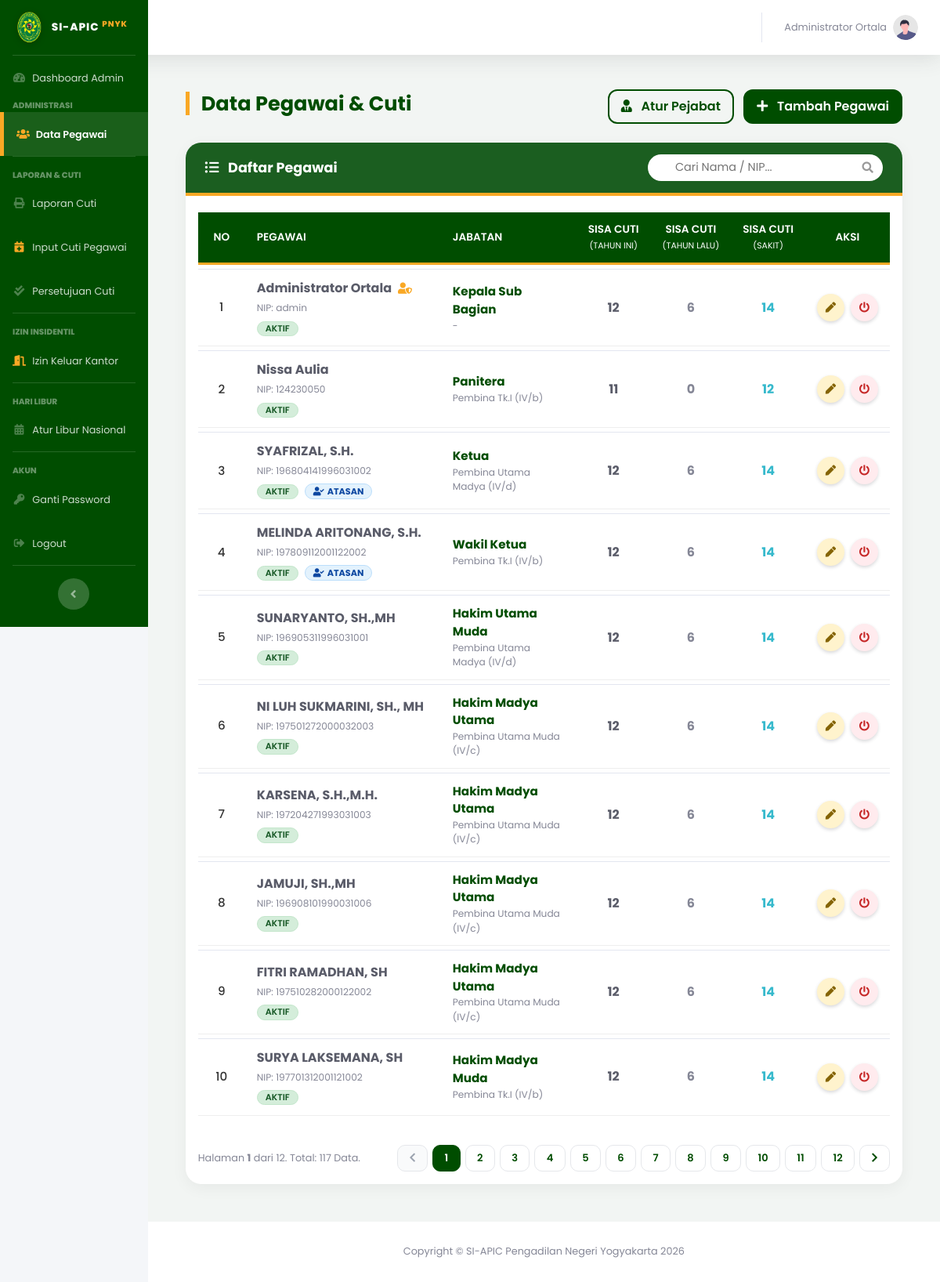
Screenshot of /index.php?page=data_pegawai (signed in) with the database file from the repository.
### tables this page shows
CREATE TABLE `users` (
  `id_user` int(11) NOT NULL,
  `nip` varchar(30) NOT NULL,
  `masa_kerja` varchar(50) DEFAULT NULL,
  `password` varchar(255) NOT NULL,
  `nama_lengkap` varchar(100) NOT NULL,
  `jabatan` varchar(100) DEFAULT NULL,
  `kategori_laporan` enum('HAKIM KARIR DAN AD HOC','PANITERA DAN PANMUD','SEKRETARIS DAN KASUBBAG','PANITERA PENGGANTI','JURUSITA','JURUSITA PENGGANTI','STAF') NOT NULL,
  `pangkat` varchar(50) DEFAULT NULL,
  `unit_kerja` varchar(100) DEFAULT 'Pengadilan Negeri Yogyakarta',
  `no_telepon` varchar(20) DEFAULT NULL,
  `role` enum('admin','user') NOT NULL,
  `is_atasan_langsung` tinyint(1) DEFAULT 0 COMMENT '1=Bisa TTD, 0=Staf Biasa',
  `sisa_cuti_n` int(11) DEFAULT 12,
  `sisa_cuti_n1` int(11) DEFAULT 0,
  `sisa_cuti_n2` int(11) DEFAULT 0,
  `kuota_cuti_sakit` int(11) DEFAULT 14,
  `created_at` timestamp NOT NULL DEFAULT current_timestamp(),
  `status_akun` enum('aktif','nonaktif') DEFAULT 'aktif',
  `id_atasan` int(11) DEFAULT NULL,
  `is_atasan` enum('0','1') DEFAULT '0'
);

### pages/admin/data_pegawai.php (the view, shortened to what this page needs)
<?php
$batas = 10;
$halaman = isset($_GET['halaman']) ? (int)$_GET['halaman'] : 1;
$halaman_awal = ($halaman > 1) ? ($halaman * $batas) - $batas : 0;
$keyword = "";
$where_clause = "";
$url_pencarian = "";
$query_jumlah = mysqli_query($koneksi, "SELECT count(*) AS total FROM users u $where_clause");
$data_jumlah = mysqli_fetch_assoc($query_jumlah);
$total_data = $data_jumlah['total'];
$total_halaman = ceil($total_data / $batas);
$nomor = $halaman_awal + 1;
?>
<div class="container-fluid mb-5">
    <div class="d-flex justify-content-between align-items-center mb-4 mt-4">
        <h3 class="page-header-title">Data Pegawai & Cuti</h3>
        <div>
            <button class="btn btn-pn-outline shadow-sm mr-2" data-toggle="modal" data-target="#modalPejabat">
                <i class="fas fa-user-tie mr-2"></i> Atur Pejabat
            </button>
            <button class="btn btn-pn-solid shadow-sm" data-toggle="modal" data-target="#modalTambah">
                <i class="fas fa-plus mr-2"></i> Tambah Pegawai
            </button>
        </div>
    </div>
    <div class="card card-pn-custom">
        <div class="card-header-green">
            <div class="font-weight-bold" style="font-size: 1.1rem;">
                <i class="fas fa-list-ul mr-2"></i> Daftar Pegawai
            </div>
            <div class="header-search-box">
                <form action="index.php" method="GET" onsubmit="return false;">
                    <input type="text" id="keyword" class="header-search-input" placeholder="Cari Nama / NIP..." value="<?php echo $keyword; ?>" autocomplete="off">
                    <i class="fas fa-search header-search-icon"></i>
                </form>
            </div>
        </div>
        <div class="card-body p-0">
            <div id="area_tabel" class="p-3">
                <div class="table-responsive">
                    <table class="table table-custom table-hover">
                        <thead class="thead-pn">
                            <tr>
                                <th class="col-fixed-no">No</th>
                                <th class="text-left" style="min-width: 250px;">Pegawai</th>
                                <th class="text-left" style="min-width: 150px;">Jabatan</th>
                                <th class="text-center" width="10%">Sisa Cuti<br><small>(Tahun Ini)</small></th>
                                <th class="text-center" width="10%">Sisa Cuti<br><small>(Tahun Lalu)</small></th>
                                <th class="text-center" width="10%">Sisa Cuti<br><small>(Sakit)</small></th>
                                <th class="text-center" width="12%">Aksi</th>
                            </tr>
                        </thead>
                        <tbody>
                            <?php
                            $query_string = "SELECT u.* FROM users u $where_clause ORDER BY u.id_user ASC LIMIT $halaman_awal, $batas";
                            $query_pegawai = mysqli_query($koneksi, $query_string);
                            if (!$query_pegawai) {
                                echo "<tr><td colspan='7' class='text-center text-danger font-weight-bold py-4'>Error: " . mysqli_error($koneksi) . "</td></tr>";
                            } elseif (mysqli_num_rows($query_pegawai) == 0) {
                                echo "<tr><td colspan='7' class='text-center text-secondary py-5'><i class='fas fa-inbox fa-3x mb-3 text-gray-300'></i><br>Data tidak ditemukan.</td></tr>";
                            } else {
                                while ($data = mysqli_fetch_array($query_pegawai)) {
                                    $is_active = ($data['status_akun'] == 'aktif');
                                    $pangkat_text = isset($data['pangkat']) && !empty($data['pangkat']) ? $data['pangkat'] : '-';
                                    $icon_admin = "";
                                    $role_check = strtolower(trim($data['role']));
                                    if ($role_check === '1' || strpos($role_check, 'admin') !== false) {
                                        $icon_admin = '<i class="fas fa-user-shield ml-2" style="color: var(--pn-gold); font-size: 0.9rem;" title="Administrator"></i>';
                                    }
                            ?>
                            <tr class="align-middle" <?php echo !$is_active ? 'style="background-color: #f8f9fa; opacity: 0.8;"' : ''; ?>>
                                <td class="col-fixed-no"><?php echo $nomor++; ?></td>
                                <td>
                                    <div class="d-flex flex-column justify-content-center">
                                        <div class="d-flex align-items-center">
                                            <span class="font-weight-bold text-dark" style="font-size: 1rem;"><?php echo $data['nama_lengkap']; ?></span>
                                            <?php echo $icon_admin; ?>
                                        </div>
                                        <span class="small text-secondary mt-1">NIP: <?php echo $data['nip']; ?></span>
                                        <div class="mt-1">
                                            <?php if($is_active): ?>
                                                <span class="badge badge-status-active">AKTIF</span>
                                            <?php else: ?>
                                                <span class="badge badge-status-inactive">NONAKTIF</span>
                                            <?php endif; ?>
                                            <?php if($data['is_atasan'] == '1'): ?>
                                                <span class="badge badge-atasan ml-1"><i class="fas fa-user-check mr-1"></i>ATASAN</span>
                                            <?php endif; ?>
                                        </div>
                                    </div>
                                </td>
                                <td>
                                    <div class="d-flex flex-column justify-content-center">
                                        <span class="font-weight-bold text-pn" style="font-size: 0.95rem;"><?php echo $data['jabatan']; ?></span>
                                        <small class="text-muted"><?php echo $pangkat_text; ?></small>
                                    </div>
                                </td>
                                <td class="text-center">
                                    <span class="font-weight-bold text-dark" style="font-size:1rem;"><?php echo $data['sisa_cuti_n']; ?></span>
                                </td>
                                <td class="text-center text-secondary font-weight-bold" style="font-size:1rem;">
                                    <?php echo $data['sisa_cuti_n1']; ?>
                                </td>
                                <td class="text-center text-info font-weight-bold" style="font-size:1rem;">
                                    <?php echo $data['kuota_cuti_sakit']; ?>
                                </td>
                                <td class="text-center">
                                    <div class="d-flex justify-content-center">
                                        <button type="button" class="btn-circle-action btn-edit shadow-sm mr-2" data-toggle="modal" data-target="#modalEdit<?php echo $data['id_user']; ?>" title="Edit Data">
                                            <i class="fas fa-pen fa-sm"></i>
                                        </button>
                                        <?php if($is_active): ?>
                                            <button onclick="konfirmasiStatus('<?php echo $data['id_user']; ?>', 'nonaktifkan', '<?php echo addslashes($data['nama_lengkap']); ?>')" class="btn-circle-action btn-off shadow-sm" title="Nonaktifkan Akun">
                                                <i class="fas fa-power-off fa-sm"></i>
                                            </button>
                                        <?php else: ?>
                                            <button onclick="konfirmasiStatus('<?php echo $data['id_user']; ?>', 'aktifkan', '<?php echo addslashes($data['nama_lengkap']); ?>')" class="btn-circle-action btn-on shadow-sm" title="Aktifkan Akun">
                                                <i class="fas fa-check fa-sm"></i>
                                            </button>
                                        <?php endif; ?>
                                    </div>
                                </td>
                            </tr>
                            <?php } } ?>
                        </tbody>
                    </table>
                </div>
                <div class="row mt-3 align-items-center">
                    <div class="col-md-6">
                        <p class="text-secondary small mb-0">Halaman <strong><?php echo $halaman; ?></strong> dari <?php echo $total_halaman; ?>. Total: <?php echo $total_data; ?> Data.</p>
                    </div>
                    <div class="col-md-6 d-flex justify-content-end">
                        <nav aria-label="Page navigation">
                            <ul class="pagination pagination-sm m-0">
                                <?php if($halaman > 1): ?>
                                    <li class="page-item"><a class="page-link" href="index.php?page=data_pegawai&halaman=<?php echo $halaman - 1; ?><?php echo $url_pencarian; ?>"><i class="fas fa-chevron-left"></i></a></li>
                                <?php else: ?>
                                    <li class="page-item disabled"><span class="page-link"><i class="fas fa-chevron-left"></i></span></li>
                                <?php endif; ?>
                                <?php for($x = 1; $x <= $total_halaman; $x++):
                                    $active_class = ($x == $halaman) ? 'active' : ''; ?>
                                    <li class="page-item <?php echo $active_class; ?>"><a class="page-link" href="index.php?page=data_pegawai&halaman=<?php echo $x; ?><?php echo $url_pencarian; ?>"><?php echo $x; ?></a></li>
                                <?php endfor; ?>
                                <?php if($halaman < $total_halaman): ?>
                                    <li class="page-item"><a class="page-link" href="index.php?page=data_pegawai&halaman=<?php echo $halaman + 1; ?><?php echo $url_pencarian; ?>"><i class="fas fa-chevron-right"></i></a></li>
                                <?php else: ?>
                                    <li class="page-item disabled"><span class="page-link"><i class="fas fa-chevron-right"></i></span></li>
                                <?php endif; ?>
                            </ul>
                        </nav>
                    </div>
                </div>
            </div>
        </div>
    </div>
</div>

### index.php (style rules this page uses)
body, #wrapper, h1, h2, h3, h4, h5, h6, p, span, a, div, table, input, button, select, textarea { font-family: 'Poppins', sans-serif !important; }
.card { border-radius: 20px !important; border: none !important; box-shadow: 0 5px 20px rgba(0,0,0,0.05) !important; overflow: hidden; margin-bottom: 25px; }
.btn { border-radius: 12px !important; padding: 10px 20px; font-weight: 500; box-shadow: none !important; }

### pages/admin/data_pegawai.php (style rules this page uses)
:root { --pn-green: #004d00; --pn-gold: #F9A825; --text-dark: #2c3e50; }
body { font-family: 'Poppins', sans-serif !important; background-color: #f4f6f9; }
.page-header-title { border-left: 5px solid var(--pn-gold); padding-left: 15px; color: var(--pn-green); font-weight: 700; font-size: 1.6rem; }
.card-pn-custom { border: none; border-radius: 12px; box-shadow: 0 4px 15px rgba(0,0,0,0.05); background: #fff; overflow: hidden; }
.card-header-green { background-color: #1b5e20; color: white; padding: 15px 25px; border-bottom: 4px solid var(--pn-gold); display: flex; justify-content: space-between; align-items: center; }
.header-search-box { position: relative; width: 300px; }
.header-search-input { width: 100%; border-radius: 20px; border: none; padding: 6px 15px 6px 35px; font-size: 0.9rem; outline: none; }
.header-search-icon { position: absolute; right: 12px; top: 50%; transform: translateY(-50%); color: #999; font-size: 0.9rem; }
.btn-pn-outline { background-color: transparent; color: var(--pn-green); border: 2px solid var(--pn-green); font-weight: 600; border-radius: 8px; padding: 8px 15px; transition: all 0.3s ease; }
.btn-pn-solid { background-color: var(--pn-green); color: white; border: 2px solid var(--pn-green); font-weight: 600; border-radius: 8px; padding: 8px 15px; transition: all 0.3s ease; }
.table-custom { width: 100%; border-collapse: separate; border-spacing: 0 5px; }
.thead-pn { background-color: var(--pn-green); color: white; }
.thead-pn th { padding: 12px 15px; border-bottom: 3px solid var(--pn-gold) !important; font-weight: 600; text-transform: uppercase; font-size: 0.85rem; vertical-align: middle !important; border-top: none; white-space: nowrap; }
.table-custom tbody tr { background-color: white; transition: 0.2s; }
.table-custom td { padding: 12px 15px; vertical-align: middle !important; border-bottom: 1px solid #eee; font-size: 0.95rem; color: #333; }
.col-fixed-no { width: 60px; min-width: 60px; max-width: 60px; text-align: center; font-weight: 500; }
.text-pn { color: var(--pn-green) !important; }
.badge-status-active { background-color: #d4edda; color: #155724; padding: 3px 10px; border-radius: 50px; font-size: 0.7rem; font-weight: 600; border: 1px solid #c3e6cb; display: inline-block; }
.badge-atasan { background-color: #e3f2fd; color: #0d47a1; border: 1px solid #bbdefb; padding: 3px 10px; border-radius: 50px; font-size: 0.7rem; display: inline-block; }
.btn-circle-action { width: 35px; height: 35px; border-radius: 50%; display: inline-flex; align-items: center; justify-content: center; border: none; transition: 0.2s; cursor: pointer; }
.btn-edit { background-color: #fff3cd; color: #856404; }
.btn-off { background-color: #ffebee; color: #c62828; }
.pagination { margin-top: 10px; }
.pagination .page-item .page-link { padding: .4rem .9rem !important; margin-left: 6px !important; border-radius: 10px !important; border: 1px solid #e5e7eb !important; background: #fff !important; color: var(--pn-green) !important; font-weight: 600; font-size: 13px; transition: all 0.3s ease; }
.pagination .page-item.active .page-link { background: var(--pn-green) !important; color: #fff !important; border: 1px solid var(--pn-green) !important; }
.pagination .page-item.disabled .page-link { color: #9ca3af !important; background: #f9fafb !important; border-color: #e5e7eb !important; transform: none; }

### rows the page displays
users: nama_lengkap "Administrator Ortala", role "admin" (drawn), nip "admin", status_akun "AKTIF", jabatan "Kepala Sub Bagian", pangkat "-", sisa_cuti_n "12", sisa_cuti_n1 "6", kuota_cuti_sakit "14"
users: nama_lengkap "Nissa Aulia", nip "124230050", status_akun "AKTIF", jabatan "Panitera", pangkat "Pembina Tk.I (IV/b)", sisa_cuti_n "11", sisa_cuti_n1 "0", kuota_cuti_sakit "12"
users: nama_lengkap "SYAFRIZAL, S.H.", nip "196804141996031002", status_akun "AKTIF", is_atasan "1" (drawn), jabatan "Ketua", pangkat "Pembina Utama Madya (IV/d)", sisa_cuti_n "12", sisa_cuti_n1 "6", kuota_cuti_sakit "14"
users: nama_lengkap "MELINDA ARITONANG, S.H.", nip "197809112001122002", status_akun "AKTIF", is_atasan "1" (drawn), jabatan "Wakil Ketua", pangkat "Pembina Tk.I (IV/b)", sisa_cuti_n "12", sisa_cuti_n1 "6", kuota_cuti_sakit "14"
users: nama_lengkap "SUNARYANTO, SH.,MH", nip "196905311996031001", status_akun "AKTIF", jabatan "Hakim Utama Muda", pangkat "Pembina Utama Madya (IV/d)", sisa_cuti_n "12", sisa_cuti_n1 "6", kuota_cuti_sakit "14"
users: nama_lengkap "NI LUH SUKMARINI, SH., MH", nip "197501272000032003", status_akun "AKTIF", jabatan "Hakim Madya Utama", pangkat "Pembina Utama Muda (IV/c)", sisa_cuti_n "12", sisa_cuti_n1 "6", kuota_cuti_sakit "14"
users: nama_lengkap "KARSENA, S.H.,M.H.", nip "197204271993031003", status_akun "AKTIF", jabatan "Hakim Madya Utama", pangkat "Pembina Utama Muda (IV/c)", sisa_cuti_n "12", sisa_cuti_n1 "6", kuota_cuti_sakit "14"
users: nama_lengkap "JAMUJI, SH.,MH", nip "196908101990031006", status_akun "AKTIF", jabatan "Hakim Madya Utama", pangkat "Pembina Utama Muda (IV/c)", sisa_cuti_n "12", sisa_cuti_n1 "6", kuota_cuti_sakit "14"
users: nama_lengkap "FITRI RAMADHAN, SH", nip "197510282000122002", status_akun "AKTIF", jabatan "Hakim Madya Utama", pangkat "Pembina Utama Muda (IV/c)", sisa_cuti_n "12", sisa_cuti_n1 "6", kuota_cuti_sakit "14"
users: nama_lengkap "SURYA LAKSEMANA, SH", nip "197701312001121002", status_akun "AKTIF", jabatan "Hakim Madya Muda", pangkat "Pembina Tk.I (IV/b)", sisa_cuti_n "12", sisa_cuti_n1 "6", kuota_cuti_sakit "14"

### other values shown
$_SESSION['nama_lengkap'] "Administrator Ortala"
$halaman "1"
$total_halaman "12"
$total_data "117"
